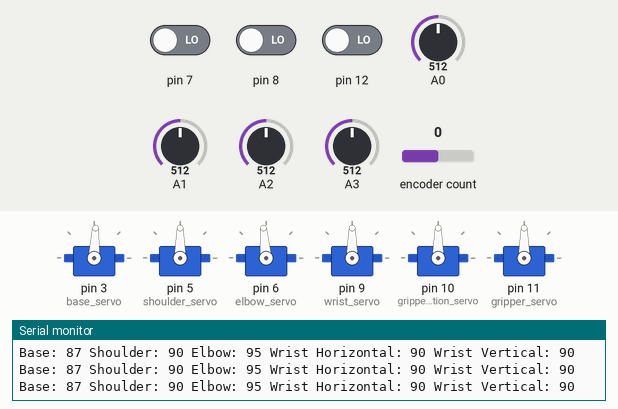
Bench run of a sketch on a simulated Arduino Uno, built with avr-gcc and run on an emulated ATmega328P. Parts: 6 × servo, the last lines printed to the serial monitor. The test bench sets the inputs (shaded band); at power-on: A0 = 512, A2 = 512, A1 = 512, A3 = 512, pin 7 LOW, pin 8 LOW, pin 12 LOW, encoder count 0.

Above: at 1.2 s.
1.3 s: A0 set to 559
At 2.2 s:
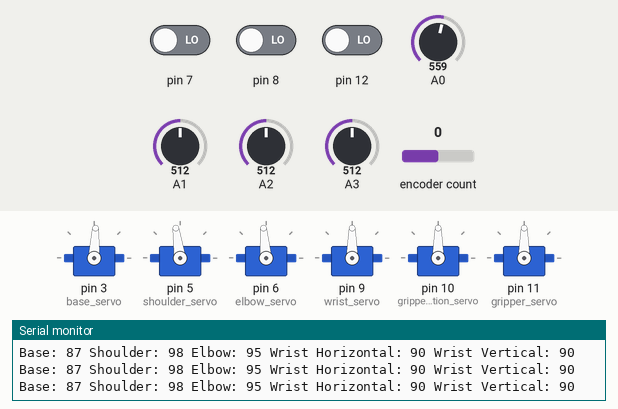
4.3 s: A0 set to 578
At 5.6 s:
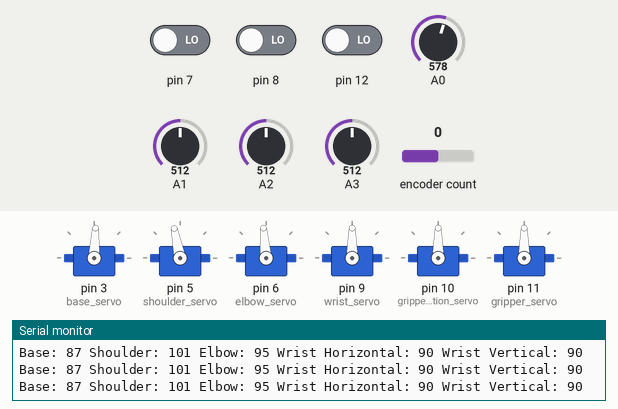
5.9 s: A2 set to 61
At 6.3 s:
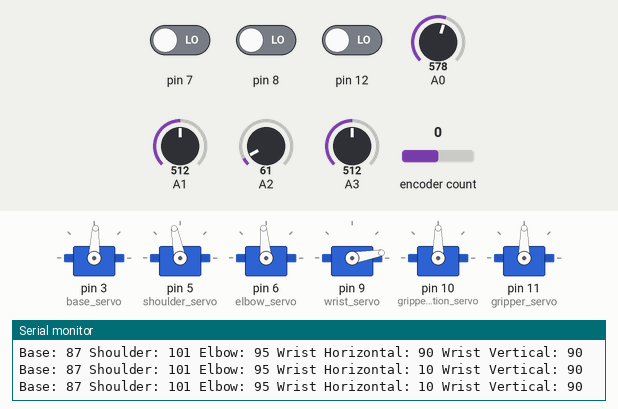
7.4 s: A2 set to 50
At 8.3 s:
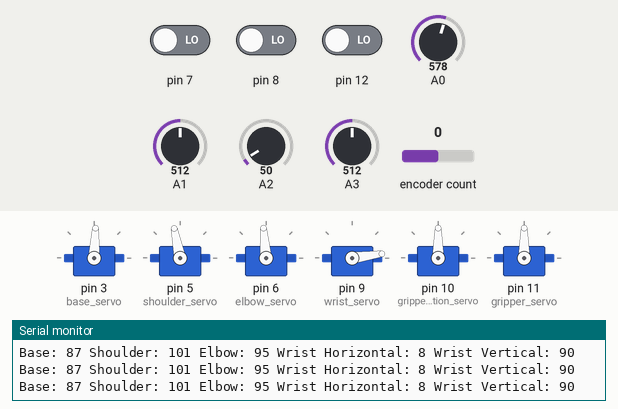
10.4 s: A1 set to 716
At 11.8 s:
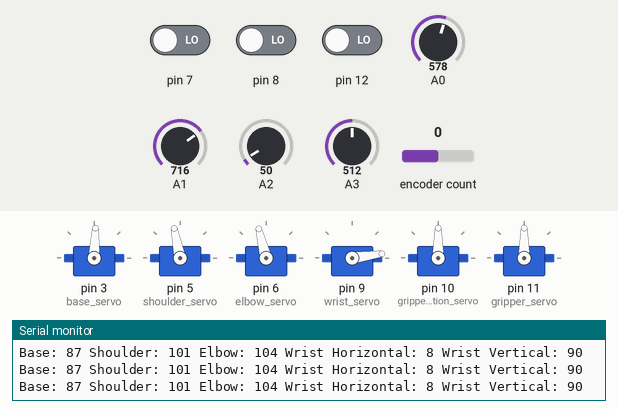
12.1 s: A3 set to 557
At 13.4 s:
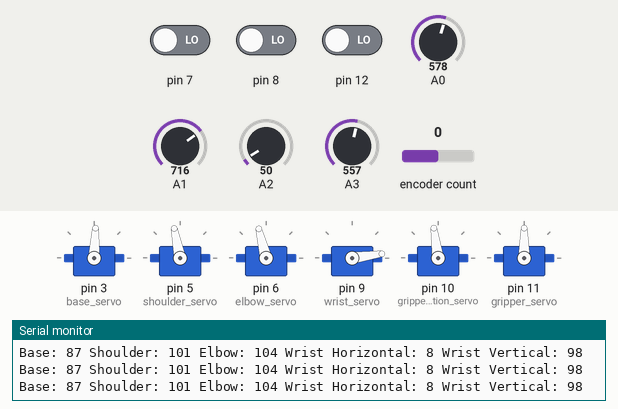
15.1 s: A3 set to 578
Timing chart, 0 to 17.7 s (numbered marks = the images above; inputs shaded):
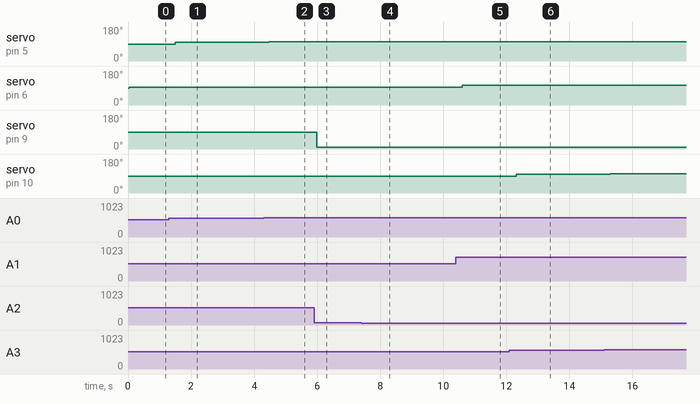

The sketch:

5_DoF_Robotic_Arm.ino
```cpp
#include <Servo.h>
#include <Encoder.h>

Encoder myEnc(2, 4);

Servo base_servo;
Servo shoulder_servo;
Servo elbow_servo;
Servo wrist_servo;
Servo gripper_rotation_servo;
Servo gripper_servo;

int base;
int shoulder;
int elbow;
int wrist;
int gripper_rotation;
int gripper;

int homeAngle= 90;
int stepValue = 3;

static int Gripper_Button_State = 0;


void setup() {

Serial.begin(9600);

   base_servo.attach(3);
   shoulder_servo.attach(5);
   elbow_servo.attach(6);
   wrist_servo.attach(9);
   gripper_rotation_servo.attach(10);
   gripper_servo.attach(11);

  pinMode(8,INPUT);
  pinMode(7,INPUT);
   shoulder = analogRead(0);
   elbow = analogRead(1);
   wrist = analogRead(2);
   gripper_rotation = analogRead(3);
   gripper = analogRead(4);

}
long oldPosition_Base =-999;
long oldPosition_Shoulder =-999;
long oldPosition_Elbow =-999;
long oldPosition_Wrist =-999;
long oldPosition_GrRot =-999;

static int Emergency_STOP_Button_State = 0;


void loop() {

 long newPos_Base =  myEnc.read();
 long newPos_Shoulder = analogRead(0);
 long newPos_Elbow = analogRead(1);
 long newPos_Wrist = analogRead(2);
 long newPos_GrRot = analogRead(3);


 //Έλεγχος Κίνησης Βάσης (Πρώτος Βαθμός Ελευθερίας)
 if (newPos_Base != oldPosition_Base) {

    if(newPos_Base >  oldPosition_Base){
      int newStep = abs(newPos_Base - oldPosition_Base);
      homeAngle -= stepValue;
      base_servo.write(homeAngle);
      if(homeAngle <81){
          homeAngle =81;
          base_servo.write(homeAngle);
      }
    }

    if(newPos_Base <  oldPosition_Base ){
      int newStep = abs(newPos_Base - oldPosition_Base);
      homeAngle += stepValue;
      base_servo.write(homeAngle);
      if(homeAngle >108)
          homeAngle =108;
          base_servo.write(homeAngle);
     }
    oldPosition_Base = newPos_Base;//remember the new position
  }
 if( digitalRead(12) == HIGH){
     homeAngle =homeAngle;
     base_servo.write(homeAngle);
  }


   // Έλεγχος Κίνησης Ώμου (Δεύτερος Βαθμός Ελευθερίας)

   if (newPos_Shoulder > oldPosition_Shoulder){
    newPos_Shoulder = map(newPos_Shoulder, 0, 1023, 0, 180);
    delay(15);
    shoulder_servo.write(newPos_Shoulder);
    //Serial.println(newPos_Shoulder);
   }

   // Έλεγχος Κίνησης Αγκώνα (Τρίτος Βαθμός Ελευθερίας)

   if (newPos_Elbow > oldPosition_Elbow){
    newPos_Elbow = map(newPos_Elbow, 0, 1023, 70, 120);
    delay(15);
    elbow_servo.write(newPos_Elbow);

   }
 // Έλεγχος Οριζόντιας Κίνησης Καρπού (Τέταρτος Βαθμός Ελευθερίας)
   if  (newPos_Wrist > oldPosition_Wrist){
    newPos_Wrist = map(newPos_Wrist, 0, 1023, 0, 180);
    delay(15);
    wrist_servo.write(newPos_Wrist);

  }

 // Έλεγχος Κατακόρυφης Κίνησης Καρπού (Πέμπτος Βαθμός Ελευθερίας)
  if (newPos_GrRot > oldPosition_GrRot){
    newPos_GrRot = map(newPos_GrRot, 0, 1023, 0, 180);
    delay(15);
    gripper_rotation_servo.write(newPos_GrRot);

  }
   // Έλεγχος Κίνησης Αρπάγης

  if(digitalRead(7)==HIGH){
    delay(100);
    if(Gripper_Button_State==0){
      Gripper_Button_State = 1;
      }
    else{
      Gripper_Button_State = 0;

    }
   }
   if (Gripper_Button_State == 0){
    gripper_servo.write(90);
    delay(15);
    //Serial.println("GRIPPER: OPEN");
    delay(100);
    }
   else{
    gripper_servo.write(0);
    delay(15);
    // Serial.println("GRIPPER: CLOSED");
     delay(100);
   }

 Serial.println("Base: "+String(homeAngle)+" "+"Shoulder: "+String(newPos_Shoulder)+" "+"Elbow: "+String(newPos_Elbow)+" "+"Wrist Horizontal: "+String(newPos_Wrist)+" "+"Wrist Vertical: "+String(newPos_GrRot));

 //ΟΤΑΝ ΠΑΤΗΘΕΙ ΤΟ EMERGENCY STOP ΣΤΑΜΑΤΑΕΙ Η ΛΕΙΤΟΥΡΓΊΑ ΤΩΝ ΣΕΡΒΟΚΙΝΗΤΗΡΩΝ
 while(digitalRead(8)== HIGH){
   if (Emergency_STOP_Button_State == 1){
    Emergency_STOP_Button_State = 0;
    }
   else {
    Emergency_STOP_Button_State = 1;
   }

    while (Emergency_STOP_Button_State == 1)
    {base_servo.write(90);
    elbow_servo.write(95);
    delay(100);

    }
 }

}
```

Measured:
- after the input at 1.3 s, servo on pin 5 (shoulder_servo): 90° → 98° after 0.20 s
- after the input at 4.3 s, servo on pin 5 (shoulder_servo): 98° → 101° after 0.16 s
- after the input at 5.9 s, servo on pin 9 (wrist_servo): 90° → 10° after 0.08 s
- after the input at 7.4 s, servo on pin 9 (wrist_servo): 10° → 8° after 0.07 s
- after the input at 10.4 s, servo on pin 6 (elbow_servo): 95° → 104° after 0.21 s
- after the input at 12.1 s, servo on pin 10 (gripper_rotation_servo): 90° → 98° after 0.21 s
- after the input at 15.1 s, servo on pin 10 (gripper_rotation_servo): 98° → 101° after 0.19 s
